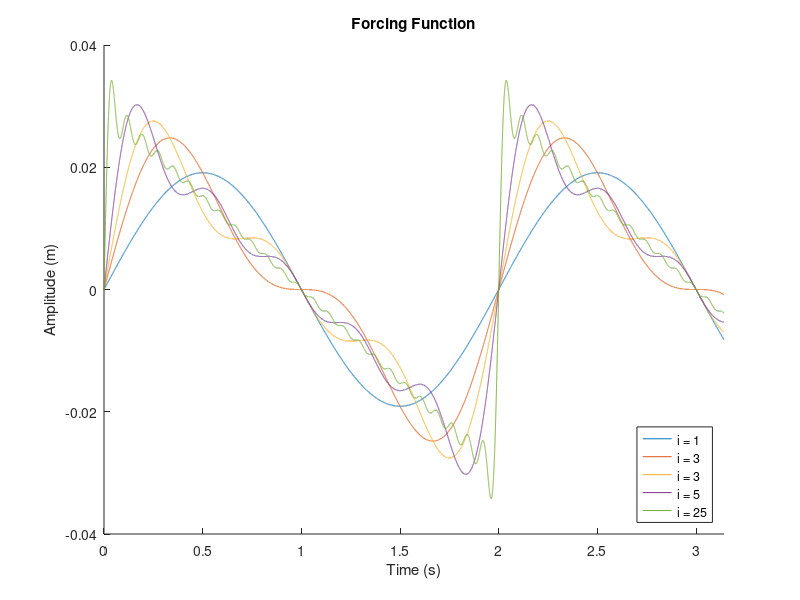
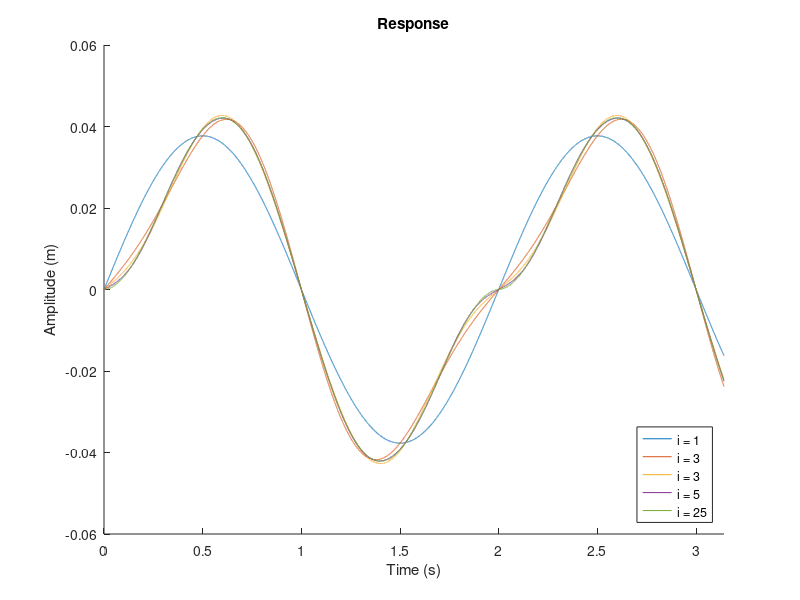

The MATLAB source for these figures, in order:
w=pi;
t = 0:.0001:pi;
i = [1,2,3,5,25];
wn = (sqrt(20));
figure(1)
for n = 1:length(i)
    z = i(n);
    f = 0;
    while z > 0;
        f = (0.06/(pi*(z)))*sin((z)*w*t)+f;
        z = z-1;
    end 
        hold on
        plot(t,f)
        hold off
end
xlabel('Time (s)')
ylabel('Amplitude (m)')
title('Forcing Function')
xlim([0 pi])
legend('i = 1','i = 3','i = 3','i = 5','i = 25','Location','southeast')
figure(2)
for n = 1:length(i)
    z = i(n);
    f = 0;
    while z > 0;
        f = (0.06*wn^2/(pi*(z)*(wn^2-(((z))^2)*w^2)))*sin((z)*w*t)+f;
        z = z-1;
    end 
        hold on
        plot(t,f)
        hold off
end
xlabel('Time (s)')
ylabel('Amplitude (m)')
title('Response')
xlim([0 pi])
legend('i = 1','i = 3','i = 3','i = 5','i = 25','Location','southeast')